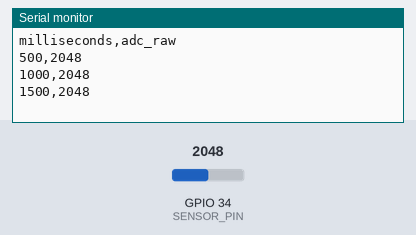
This sketch was run on a simulated ESP32. On the bench: the last lines printed to the serial monitor. Inputs (shaded band) come from the test bench; at power-on: GPIO 34 (SENSOR_PIN) = 2048 (analog values on the 0–4095 scale).

Above: at 1.8 s.
1.9 s: GPIO 34 (SENSOR_PIN) set to 2866
At 2.4 s:
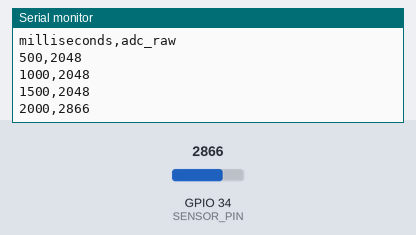
3.4 s: GPIO 34 (SENSOR_PIN) set to 3603
At 3.9 s:
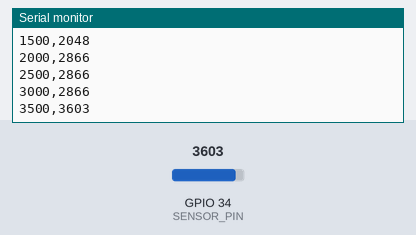
Timing chart, 0 to 6.4 s (numbered marks = the images above; inputs shaded):
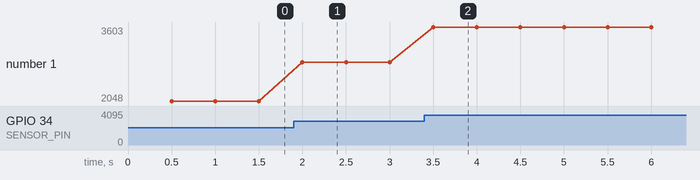

The sketch:

esp32_sensor.ino
```cpp
// airolytix — one-channel sensor acquisition EXAMPLE (not clinical hardware).
// IMPORTANT: ESP32 ADC GPIO34 must NEVER receive >3.3V. Use a suitable
// voltage divider/buffer for modules that output 5V. Check board pinout.
// Many gas sensors need warm-up, calibration, safe power, and airflow control.
const int SENSOR_PIN = 34;
const unsigned long SAMPLE_INTERVAL_MS = 500;
unsigned long lastSample = 0;

void setup() {
  Serial.begin(115200);
  analogReadResolution(12);
  Serial.println("milliseconds,adc_raw");
}
void loop() {
  unsigned long now = millis();
  if (now - lastSample >= SAMPLE_INTERVAL_MS) {
    lastSample = now;
    int raw = analogRead(SENSOR_PIN);
    Serial.print(now);
    Serial.print(',');
    Serial.println(raw);
  }
}
```

Measured:
- after the input at 1.9 s, the serial monitor: prints a new line after 0.10 s (image 1)
- after the input at 3.4 s, the serial monitor: prints a new line after 0.10 s (image 2)
- plotted number 1: 2048 → 2866 after the input at 1.9 s, 2866 → 3603 after the input at 3.4 s
